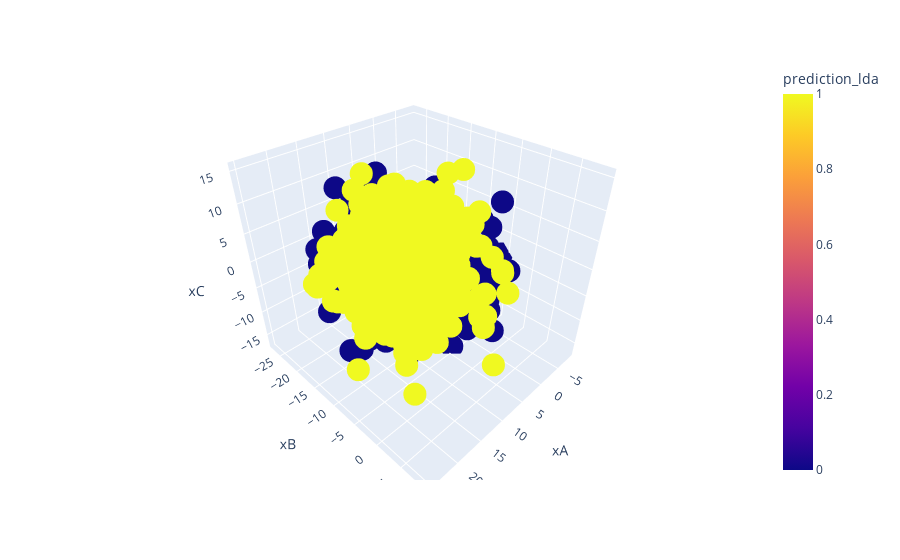

The cell this chart's notebook holds for it:
### Markdown cell above
The same visualization used with only 1 feature is not as insightful when increasing the number of features to 3..

### Code cell
import plotly.express as px

fig = px.scatter_3d(data,
                    x='xA' , y='xB', z='xC', color='prediction_lda')
fig.show()

### Figure 1 — Plotly figure (JSON) as saved in the notebook; plotly's stock layout.template omitted (floating-point values rounded to 4 significant figures; data arrays with more than 128 entries replaced by an {"elided": "..."} marker saying what was removed)
{"data": [{"hovertemplate": "xA=%{x}<br>xB=%{y}<br>xC=%{z}<br>prediction_lda=%{marker.color}<extra></extra>", "legendgroup": "", "marker": {"color": {"elided": "1000 int values"}, "coloraxis": "coloraxis", "symbol": "circle"}, "mode": "markers", "name": "", "scene": "scene", "showlegend": false, "type": "scatter3d", "x": {"elided": "1000 float values"}, "y": {"elided": "1000 float values"}, "z": {"elided": "1000 float values"}}], "layout": {"coloraxis": {"colorbar": {"title": {"text": "prediction_lda"}}, "colorscale": [[0, "#0d0887"], [0.1111, "#46039f"], [0.2222, "#7201a8"], [0.3333, "#9c179e"], [0.4444, "#bd3786"], [0.5556, "#d8576b"], [0.6667, "#ed7953"], [0.7778, "#fb9f3a"], [0.8889, "#fdca26"], [1, "#f0f921"]]}, "legend": {"tracegroupgap": 0}, "margin": {"t": 60}, "scene": {"domain": {"x": [0, 1], "y": [0, 1]}, "xaxis": {"title": {"text": "xA"}}, "yaxis": {"title": {"text": "xB"}}, "zaxis": {"title": {"text": "xC"}}}}}
